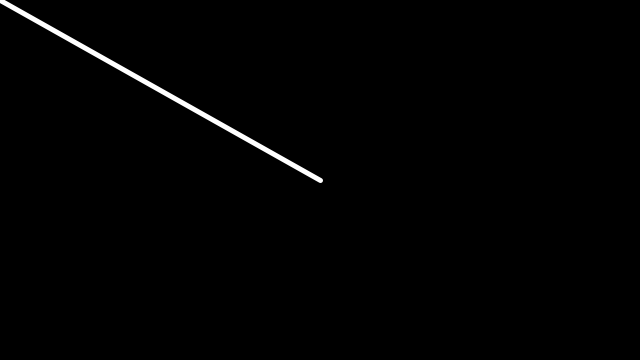
Frame 1 (no input)
Frame 60 (the mouse pressed at the canvas centre just before this capture): identical to frame 1, image omitted
Frame 120 (the mouse held since frame 60 and released just before this capture): blank canvas, image omitted

The Processing sketch that drew this single still picture (run headless with seeded random() and noise(); from frame 60 on, the mouse is pressed at the canvas centre):

// Processing sketch: ex3_vector_subtraction
// ── ex3_vector_subtraction.pde
/*
  Exercise 3 - Vector Subtraction
*/

PVector mouse;
PVector center;

void setup() {
  size(640,360);
  center = new PVector(width/2, height/2);
}

void draw() {
  background(0);
  mouse = new PVector(mouseX, mouseY);
  
  mouse.sub(center);
  translate(center.x, center.y);
  stroke(255);
  strokeWeight(5);
  line(0, 0, mouse.x, mouse.y);
}
